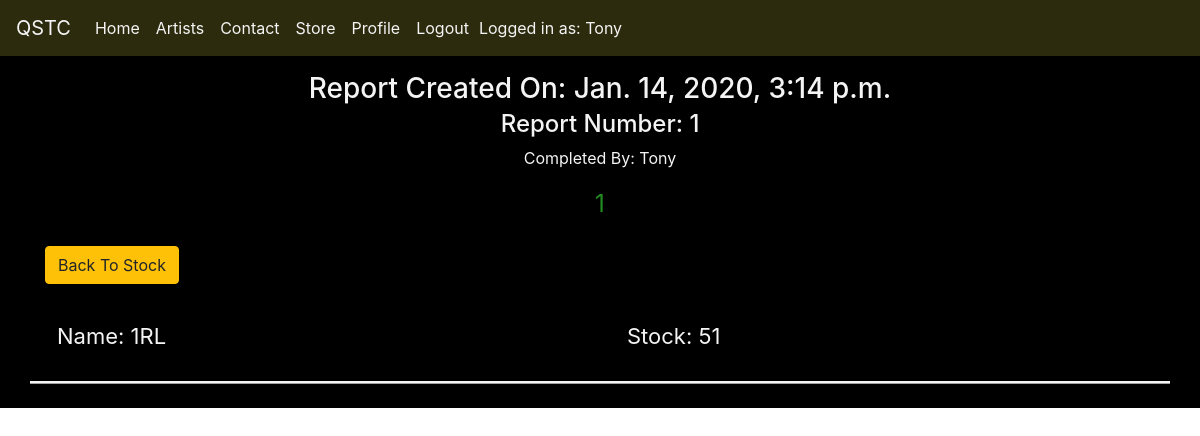
Screenshot of /shop/check_report/1 (signed in) with the database file from the repository.
### shop/models.py (models this page shows, shortened)
class StockReport(models.Model):
    date = models.DateTimeField(auto_now=True)
    done_by = models.ForeignKey(Profile, related_name='reports', on_delete=models.PROTECT)

class StockObject(models.Model):
    name = models.CharField(max_length=50)
    stock = models.IntegerField()
    report_number = models.ForeignKey(StockReport, on_delete=models.CASCADE)

### accounts/models.py (models this page shows)
class Profile(models.Model):
    user = models.OneToOneField(User, on_delete=models.CASCADE)
    staff_access = models.BooleanField(default=False)
    def __str__(self):
        return "{0}".format(self.user)

### shop/views.py (the view)
# urls.py: path(r"check_report/<int:id>", check_report, name="check_report"),
@login_required()
def check_report(request, id):
    if request.user.profile.staff_access:
        reports = StockObject.objects.filter(report_number=id)
        this_report = StockReport.objects.get(id=id)
        all_reports = StockReport.objects.order_by("date")
        return render(
            request,
            "single_report.html",
            {"reports": reports, "this_report": this_report, "all_reports": all_reports},
        )
    else:
        messages.error(
            request, "You Don't Have The Required Permissions", extra_tags="alert"
        )
        return redirect("index")

### shop/templates/single_report.html
{% extends 'base.html' %} {% load static %} {% block page_title %} QTSC - Report {% endblock %} {% block content %}
<div class="row text-center">
    <div class="col-12">
        <h3 class="mb-1">Report Created On: {{ this_report.date }}</h3>
        <h4>Report Number: {{ this_report.id }}</h4>
        <p>Completed By: {{ this_report.done_by }}</p>
    </div>
</div>
<div class="row text-center">
    <div class="col-12">
        {% for r in all_reports %}
        <span class="report-links"><a href="{% url 'check_report' r.id %}">{{ r.id }}</a></span> {% endfor %}
    </div>
</div>
<br>
<a href="{% url 'get_all_stock' %}" role="button" class="btn btn-warning" id="back" aria-disabled="false">Back To
    Stock</a>
<br>
<br> {% for r in reports %}
<div class="row stock-line">
    <div class="col-6">
        <p class="stock-line-item">Name: {{ r.name }}</p>
    </div>
    <div class="col-6">
        <p class="stock-line-item">Stock: {{ r.stock }}</p>
    </div>
</div>
<br> {% endfor %} {% endblock %}

### templates/base.html (shortened to what this page needs)
{% load staticfiles %}
<!DOCTYPE html>
<html lang="en">
<head>
    <link rel="stylesheet" href="https://stackpath.bootstrapcdn.com/bootstrap/4.3.1/css/bootstrap.min.css">
    <link rel="stylesheet" href="{% static 'css/styles.css' %}?v=2.40" type="text/css" />
</head>
<body>
    <nav class="navbar navbar-expand-lg nav-bg fixed-top">
        <a class="navbar-brand" href="{% url 'index' %}">QSTC</a>
        <div class="collapse navbar-collapse" id="navbarNav">
            <ul class="navbar-nav">
                <li class="nav-item">
                    <a class="nav-link" href="{% url 'index' %}">Home</a>
                </li>
                <li class="nav-item">
                    <a class="nav-link" href="{% url 'artists' %}">Artists</a>
                </li>
                <li class="nav-item">
                    <a class="nav-link" href="#">Contact</a>
                </li>
                {% if user.profile.staff_access %}
                <li class="nav-item">
                    <a class="nav-link" href="{% url 'shop' %}">Store</a>
                </li>
                <li class="nav-item">
                    <a class="nav-link" href="{% url 'profile' %}">Profile</a>
                </li>
                {% endif %} {% if user.is_authenticated %}
                <li class="nav-item">
                    <a class="nav-link" href="{% url 'logout' %}">Logout</a>
                </li>
                <li class="nav-item logged-in">Logged in as: <span class="capitalize">{{user}}</span></li>
                {% endif %}
            </ul>
        </div>
    </nav>
    <div class="bg">
        <br>
        <br>
        <br>
        <div class="container">
             {% block content %} {% endblock %}
        </div>
    </div>
</body>

### static/css/styles.css (style rules this page uses)
.bg { background-color: black; color: #f4f4f4; height: 100%; }
.nav-bg { background-color: #2d2b0e; }
.nav-bg a { color: #f4f4f4; }
.logged-in { color: #f4f4f4; margin: 8px 2px; }
.stock-line-item { font-size: 22px; padding: 12px; }
.stock-line { border-bottom-style: ridge; border-color: #f4f4f4; }
.report-links { font-size: 1.5rem; padding: 3px; }
.report-links a, .report-list a { color: forestgreen; transition: all 0.35s ease-in-out; -moz-transition: all 0.35s ease-in-out; -webkit-transition: all 0.35s ease-in-out; -o-transition: all 0.35s ease-in-out; }

### rows the page displays
StockReport: date "Jan. 14, 2020, 3:14 p.m.", id "1", done_by "Tony"
StockObject: name "1RL", stock "51"

### other values shown
{{ user }} "Tony"
